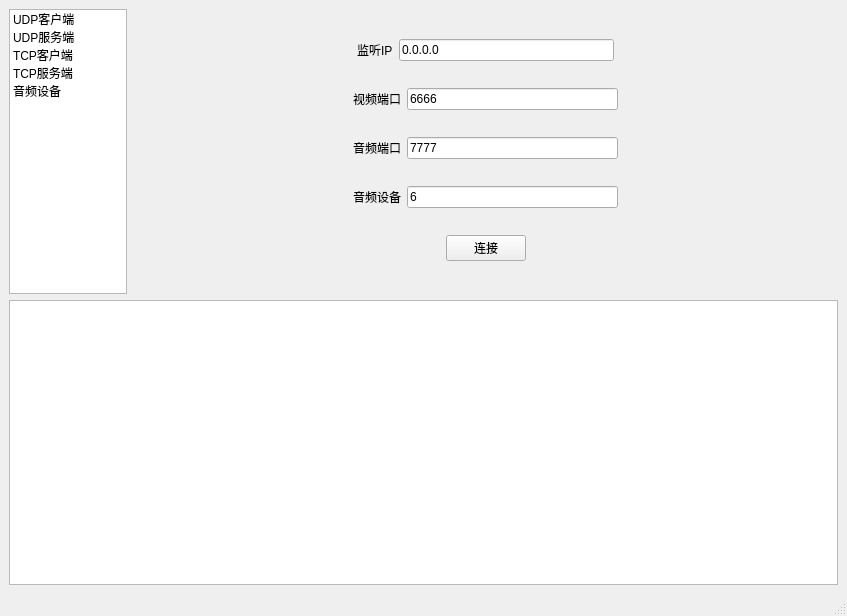
<?xml version="1.0" encoding="UTF-8"?>
<ui version="4.0">
 <class>MainWindow</class>
 <widget class="QMainWindow" name="MainWindow">
  <property name="geometry">
   <rect>
    <x>0</x>
    <y>0</y>
    <width>847</width>
    <height>616</height>
   </rect>
  </property>
  <property name="windowTitle">
   <string>无人机微专业</string>
  </property>
  <widget class="QWidget" name="centralwidget">
   <layout class="QVBoxLayout" name="verticalLayout_6">
    <item>
     <layout class="QVBoxLayout" name="verticalLayout_5">
      <item>
       <layout class="QHBoxLayout" name="horizontalLayout_9" stretch="1,6">
        <item>
         <widget class="QListWidget" name="listWidget">
          <item>
           <property name="text">
            <string>UDP客户端</string>
           </property>
          </item>
          <item>
           <property name="text">
            <string>UDP服务端</string>
           </property>
          </item>
          <item>
           <property name="text">
            <string>TCP客户端</string>
           </property>
          </item>
          <item>
           <property name="text">
            <string>TCP服务端</string>
           </property>
          </item>
          <item>
           <property name="text">
            <string>音频设备</string>
           </property>
          </item>
         </widget>
        </item>
        <item>
         <widget class="QStackedWidget" name="stackedWidget">
          <property name="currentIndex">
           <number>1</number>
          </property>
          <widget class="QWidget" name="page">
           <layout class="QVBoxLayout" name="verticalLayout">
            <item>
             <layout class="QHBoxLayout" name="horizontalLayout">
              <item>
               <spacer name="horizontalSpacer">
                <property name="orientation">
                 <enum>Qt::Horizontal</enum>
                </property>
                <property name="sizeHint" stdset="0">
                 <size>
                  <width>40</width>
                  <height>20</height>
                 </size>
                </property>
               </spacer>
              </item>
              <item>
               <widget class="QLabel" name="label">
                <property name="text">
                 <string>IP地址</string>
                </property>
               </widget>
              </item>
              <item>
               <widget class="QLineEdit" name="input_UDPclientIP"/>
              </item>
              <item>
               <spacer name="horizontalSpacer_2">
                <property name="orientation">
                 <enum>Qt::Horizontal</enum>
                </property>
                <property name="sizeHint" stdset="0">
                 <size>
                  <width>40</width>
                  <height>20</height>
                 </size>
                </property>
               </spacer>
              </item>
             </layout>
            </item>
            <item>
             <layout class="QHBoxLayout" name="horizontalLayout_2">
              <item>
               <spacer name="horizontalSpacer_3">
                <property name="orientation">
                 <enum>Qt::Horizontal</enum>
                </property>
                <property name="sizeHint" stdset="0">
                 <size>
                  <width>40</width>
                  <height>20</height>
                 </size>
                </property>
               </spacer>
              </item>
              <item>
               <widget class="QLabel" name="label_2">
                <property name="text">
                 <string>视频端口</string>
                </property>
               </widget>
              </item>
              <item>
               <widget class="QLineEdit" name="UDPclient_VIDEOPORT">
                <property name="text">
                 <string>6666</string>
                </property>
               </widget>
              </item>
              <item>
               <spacer name="horizontalSpacer_6">
                <property name="orientation">
                 <enum>Qt::Horizontal</enum>
                </property>
                <property name="sizeHint" stdset="0">
                 <size>
                  <width>40</width>
                  <height>20</height>
                 </size>
                </property>
               </spacer>
              </item>
             </layout>
            </item>
            <item>
             <layout class="QHBoxLayout" name="horizontalLayout_3">
              <item>
               <spacer name="horizontalSpacer_4">
                <property name="orientation">
                 <enum>Qt::Horizontal</enum>
                </property>
                <property name="sizeHint" stdset="0">
                 <size>
                  <width>40</width>
                  <height>20</height>
                 </size>
                </property>
               </spacer>
              </item>
              <item>
               <widget class="QLabel" name="label_3">
                <property name="text">
                 <string>音频端口</string>
                </property>
               </widget>
              </item>
              <item>
               <widget class="QLineEdit" name="UDPclient_AUDIOPORT">
                <property name="text">
                 <string>7777</string>
                </property>
               </widget>
              </item>
              <item>
               <spacer name="horizontalSpacer_5">
                <property name="orientation">
                 <enum>Qt::Horizontal</enum>
                </property>
                <property name="sizeHint" stdset="0">
                 <size>
                  <width>40</width>
                  <height>20</height>
                 </size>
                </property>
               </spacer>
              </item>
             </layout>
            </item>
            <item>
             <layout class="QHBoxLayout" name="horizontalLayout_16">
              <item>
               <spacer name="horizontalSpacer_29">
                <property name="orientation">
                 <enum>Qt::Horizontal</enum>
                </property>
                <property name="sizeHint" stdset="0">
                 <size>
                  <width>40</width>
                  <height>20</height>
                 </size>
                </property>
               </spacer>
              </item>
              <item>
               <widget class="QLabel" name="label_11">
                <property name="text">
                 <string>音频设备</string>
                </property>
               </widget>
              </item>
              <item>
               <widget class="QLineEdit" name="UDPclient_AUDIODEVICE">
                <property name="text">
                 <string>0</string>
                </property>
               </widget>
              </item>
              <item>
               <spacer name="horizontalSpacer_30">
                <property name="orientation">
                 <enum>Qt::Horizontal</enum>
                </property>
                <property name="sizeHint" stdset="0">
                 <size>
                  <width>40</width>
                  <height>20</height>
                 </size>
                </property>
               </spacer>
              </item>
             </layout>
            </item>
            <item>
             <layout class="QHBoxLayout" name="horizontalLayout_5">
              <item>
               <spacer name="horizontalSpacer_7">
                <property name="orientation">
                 <enum>Qt::Horizontal</enum>
                </property>
                <property name="sizeHint" stdset="0">
                 <size>
                  <width>40</width>
                  <height>20</height>
                 </size>
                </property>
               </spacer>
              </item>
              <item>
               <widget class="QPushButton" name="Btn_UDP_client">
                <property name="text">
                 <string>连接</string>
                </property>
               </widget>
              </item>
              <item>
               <spacer name="horizontalSpacer_8">
                <property name="orientation">
                 <enum>Qt::Horizontal</enum>
                </property>
                <property name="sizeHint" stdset="0">
                 <size>
                  <width>40</width>
                  <height>20</height>
                 </size>
                </property>
               </spacer>
              </item>
             </layout>
            </item>
           </layout>
          </widget>
          <widget class="QWidget" name="page_5">
           <layout class="QVBoxLayout" name="verticalLayout_4">
            <item>
             <layout class="QHBoxLayout" name="horizontalLayout_4">
              <item>
               <spacer name="horizontalSpacer_21">
                <property name="orientation">
                 <enum>Qt::Horizontal</enum>
                </property>
                <property name="sizeHint" stdset="0">
                 <size>
                  <width>40</width>
                  <height>20</height>
                 </size>
                </property>
               </spacer>
              </item>
              <item>
               <widget class="QLabel" name="label_8">
                <property name="text">
                 <string>监听IP</string>
                </property>
               </widget>
              </item>
              <item>
               <widget class="QLineEdit" name="input_UDPserverIP">
                <property name="text">
                 <string>0.0.0.0</string>
                </property>
               </widget>
              </item>
              <item>
               <spacer name="horizontalSpacer_22">
                <property name="orientation">
                 <enum>Qt::Horizontal</enum>
                </property>
                <property name="sizeHint" stdset="0">
                 <size>
                  <width>40</width>
                  <height>20</height>
                 </size>
                </property>
               </spacer>
              </item>
             </layout>
            </item>
            <item>
             <layout class="QHBoxLayout" name="horizontalLayout_13">
              <item>
               <spacer name="horizontalSpacer_23">
                <property name="orientation">
                 <enum>Qt::Horizontal</enum>
                </property>
                <property name="sizeHint" stdset="0">
                 <size>
                  <width>40</width>
                  <height>20</height>
                 </size>
                </property>
               </spacer>
              </item>
              <item>
               <widget class="QLabel" name="label_9">
                <property name="text">
                 <string>视频端口</string>
                </property>
               </widget>
              </item>
              <item>
               <widget class="QLineEdit" name="UDPserver_VIDEOPORT">
                <property name="text">
                 <string>6666</string>
                </property>
               </widget>
              </item>
              <item>
               <spacer name="horizontalSpacer_24">
                <property name="orientation">
                 <enum>Qt::Horizontal</enum>
                </property>
                <property name="sizeHint" stdset="0">
                 <size>
                  <width>40</width>
                  <height>20</height>
                 </size>
                </property>
               </spacer>
              </item>
             </layout>
            </item>
            <item>
             <layout class="QHBoxLayout" name="horizontalLayout_14">
              <item>
               <spacer name="horizontalSpacer_25">
                <property name="orientation">
                 <enum>Qt::Horizontal</enum>
                </property>
                <property name="sizeHint" stdset="0">
                 <size>
                  <width>40</width>
                  <height>20</height>
                 </size>
                </property>
               </spacer>
              </item>
              <item>
               <widget class="QLabel" name="label_10">
                <property name="text">
                 <string>音频端口</string>
                </property>
               </widget>
              </item>
              <item>
               <widget class="QLineEdit" name="UDPserver_AUDIOPORT">
                <property name="text">
                 <string>7777</string>
                </property>
               </widget>
              </item>
              <item>
               <spacer name="horizontalSpacer_26">
                <property name="orientation">
                 <enum>Qt::Horizontal</enum>
                </property>
                <property name="sizeHint" stdset="0">
                 <size>
                  <width>40</width>
                  <height>20</height>
                 </size>
                </property>
               </spacer>
              </item>
             </layout>
            </item>
            <item>
             <layout class="QHBoxLayout" name="horizontalLayout_17">
              <item>
               <spacer name="horizontalSpacer_31">
                <property name="orientation">
                 <enum>Qt::Horizontal</enum>
                </property>
                <property name="sizeHint" stdset="0">
                 <size>
                  <width>40</width>
                  <height>20</height>
                 </size>
                </property>
               </spacer>
              </item>
              <item>
               <widget class="QLabel" name="label_12">
                <property name="text">
                 <string>音频设备</string>
                </property>
               </widget>
              </item>
              <item>
               <widget class="QLineEdit" name="UDPserver_AUDIODEVICE">
                <property name="text">
                 <string>6</string>
                </property>
               </widget>
              </item>
              <item>
               <spacer name="horizontalSpacer_32">
                <property name="orientation">
                 <enum>Qt::Horizontal</enum>
                </property>
                <property name="sizeHint" stdset="0">
                 <size>
                  <width>40</width>
                  <height>20</height>
                 </size>
                </property>
               </spacer>
              </item>
             </layout>
            </item>
            <item>
             <layout class="QHBoxLayout" name="horizontalLayout_15">
              <item>
               <spacer name="horizontalSpacer_27">
                <property name="orientation">
                 <enum>Qt::Horizontal</enum>
                </property>
                <property name="sizeHint" stdset="0">
                 <size>
                  <width>40</width>
                  <height>20</height>
                 </size>
                </property>
               </spacer>
              </item>
              <item>
               <widget class="QPushButton" name="Btn_UDP_server">
                <property name="text">
                 <string>连接</string>
                </property>
               </widget>
              </item>
              <item>
               <spacer name="horizontalSpacer_28">
                <property name="orientation">
                 <enum>Qt::Horizontal</enum>
                </property>
                <property name="sizeHint" stdset="0">
                 <size>
                  <width>40</width>
                  <height>20</height>
                 </size>
                </property>
               </spacer>
              </item>
             </layout>
            </item>
           </layout>
          </widget>
          <widget class="QWidget" name="page_3">
           <layout class="QVBoxLayout" name="verticalLayout_2">
            <item>
             <layout class="QHBoxLayout" name="horizontalLayout_8">
              <item>
               <spacer name="horizontalSpacer_13">
                <property name="orientation">
                 <enum>Qt::Horizontal</enum>
                </property>
                <property name="sizeHint" stdset="0">
                 <size>
                  <width>40</width>
                  <height>20</height>
                 </size>
                </property>
               </spacer>
              </item>
              <item>
               <widget class="QLabel" name="label_5">
                <property name="text">
                 <string>服务器IP</string>
                </property>
               </widget>
              </item>
              <item>
               <widget class="QLineEdit" name="input_TCPclientIP"/>
              </item>
              <item>
               <spacer name="horizontalSpacer_14">
                <property name="orientation">
                 <enum>Qt::Horizontal</enum>
                </property>
                <property name="sizeHint" stdset="0">
                 <size>
                  <width>40</width>
                  <height>20</height>
                 </size>
                </property>
               </spacer>
              </item>
             </layout>
            </item>
            <item>
             <layout class="QHBoxLayout" name="horizontalLayout_6">
              <item>
               <spacer name="horizontalSpacer_9">
                <property name="orientation">
                 <enum>Qt::Horizontal</enum>
                </property>
                <property name="sizeHint" stdset="0">
                 <size>
                  <width>40</width>
                  <height>20</height>
                 </size>
                </property>
               </spacer>
              </item>
              <item>
               <widget class="QLabel" name="label_4">
                <property name="text">
                 <string>网络端口</string>
                </property>
               </widget>
              </item>
              <item>
               <widget class="QLineEdit" name="input_TCPclientPort">
                <property name="text">
                 <string>8888</string>
                </property>
               </widget>
              </item>
              <item>
               <spacer name="horizontalSpacer_10">
                <property name="orientation">
                 <enum>Qt::Horizontal</enum>
                </property>
                <property name="sizeHint" stdset="0">
                 <size>
                  <width>40</width>
                  <height>20</height>
                 </size>
                </property>
               </spacer>
              </item>
             </layout>
            </item>
            <item>
             <layout class="QHBoxLayout" name="horizontalLayout_7">
              <item>
               <spacer name="horizontalSpacer_11">
                <property name="orientation">
                 <enum>Qt::Horizontal</enum>
                </property>
                <property name="sizeHint" stdset="0">
                 <size>
                  <width>40</width>
                  <height>20</height>
                 </size>
                </property>
               </spacer>
              </item>
              <item>
               <widget class="QPushButton" name="Btn_TCP_client">
                <property name="text">
                 <string>连接</string>
                </property>
               </widget>
              </item>
              <item>
               <spacer name="horizontalSpacer_12">
                <property name="orientation">
                 <enum>Qt::Horizontal</enum>
                </property>
                <property name="sizeHint" stdset="0">
                 <size>
                  <width>40</width>
                  <height>20</height>
                 </size>
                </property>
               </spacer>
              </item>
             </layout>
            </item>
           </layout>
          </widget>
          <widget class="QWidget" name="page_4">
           <layout class="QVBoxLayout" name="verticalLayout_3">
            <item>
             <layout class="QHBoxLayout" name="horizontalLayout_12">
              <item>
               <spacer name="horizontalSpacer_19">
                <property name="orientation">
                 <enum>Qt::Horizontal</enum>
                </property>
                <property name="sizeHint" stdset="0">
                 <size>
                  <width>40</width>
                  <height>20</height>
                 </size>
                </property>
               </spacer>
              </item>
              <item>
               <widget class="QLabel" name="label_7">
                <property name="text">
                 <string>监听IP</string>
                </property>
               </widget>
              </item>
              <item>
               <widget class="QLineEdit" name="input_TCPserverIP">
                <property name="text">
                 <string>0.0.0.0</string>
                </property>
               </widget>
              </item>
              <item>
               <spacer name="horizontalSpacer_20">
                <property name="orientation">
                 <enum>Qt::Horizontal</enum>
                </property>
                <property name="sizeHint" stdset="0">
                 <size>
                  <width>40</width>
                  <height>20</height>
                 </size>
                </property>
               </spacer>
              </item>
             </layout>
            </item>
            <item>
             <layout class="QHBoxLayout" name="horizontalLayout_10">
              <item>
               <spacer name="horizontalSpacer_15">
                <property name="orientation">
                 <enum>Qt::Horizontal</enum>
                </property>
                <property name="sizeHint" stdset="0">
                 <size>
                  <width>40</width>
                  <height>20</height>
                 </size>
                </property>
               </spacer>
              </item>
              <item>
               <widget class="QLabel" name="label_6">
                <property name="text">
                 <string>监听端口</string>
                </property>
               </widget>
              </item>
              <item>
               <widget class="QLineEdit" name="input_TCPserverPort">
                <property name="text">
                 <string>8888</string>
                </property>
               </widget>
              </item>
              <item>
               <spacer name="horizontalSpacer_16">
                <property name="orientation">
                 <enum>Qt::Horizontal</enum>
                </property>
                <property name="sizeHint" stdset="0">
                 <size>
                  <width>40</width>
                  <height>20</height>
                 </size>
                </property>
               </spacer>
              </item>
             </layout>
            </item>
            <item>
             <layout class="QHBoxLayout" name="horizontalLayout_11">
              <item>
               <spacer name="horizontalSpacer_17">
                <property name="orientation">
                 <enum>Qt::Horizontal</enum>
                </property>
                <property name="sizeHint" stdset="0">
                 <size>
                  <width>40</width>
                  <height>20</height>
                 </size>
                </property>
               </spacer>
              </item>
              <item>
               <widget class="QPushButton" name="Btn_TCP_server">
                <property name="text">
                 <string>连接</string>
                </property>
               </widget>
              </item>
              <item>
               <spacer name="horizontalSpacer_18">
                <property name="orientation">
                 <enum>Qt::Horizontal</enum>
                </property>
                <property name="sizeHint" stdset="0">
                 <size>
                  <width>40</width>
                  <height>20</height>
                 </size>
                </property>
               </spacer>
              </item>
             </layout>
            </item>
           </layout>
          </widget>
          <widget class="QWidget" name="page_2">
           <widget class="QPushButton" name="Btn_AUDIO_device">
            <property name="geometry">
             <rect>
              <x>280</x>
              <y>80</y>
              <width>75</width>
              <height>24</height>
             </rect>
            </property>
            <property name="text">
             <string>查询</string>
            </property>
           </widget>
          </widget>
         </widget>
        </item>
       </layout>
      </item>
      <item>
       <widget class="QTextBrowser" name="msgWindow"/>
      </item>
     </layout>
    </item>
   </layout>
  </widget>
  <widget class="QMenuBar" name="menubar">
   <property name="geometry">
    <rect>
     <x>0</x>
     <y>0</y>
     <width>847</width>
     <height>22</height>
    </rect>
   </property>
  </widget>
  <widget class="QStatusBar" name="statusbar"/>
 </widget>
 <resources/>
 <connections/>
</ui>
